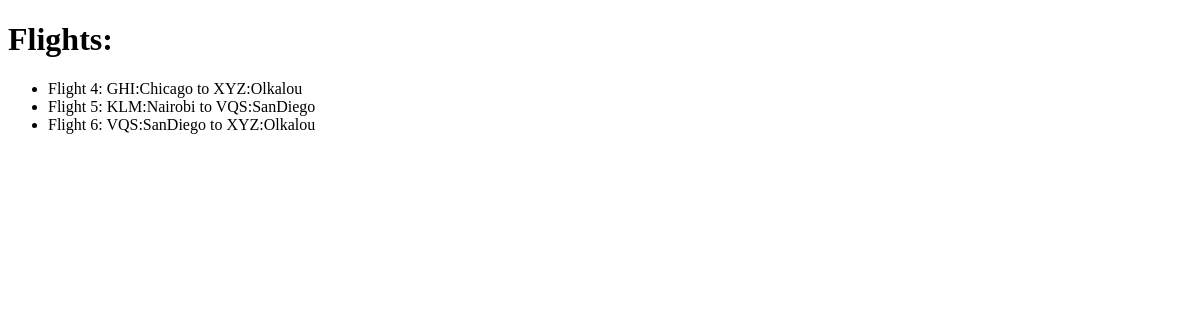
/flights/, run on an earlier commit of the app's database.
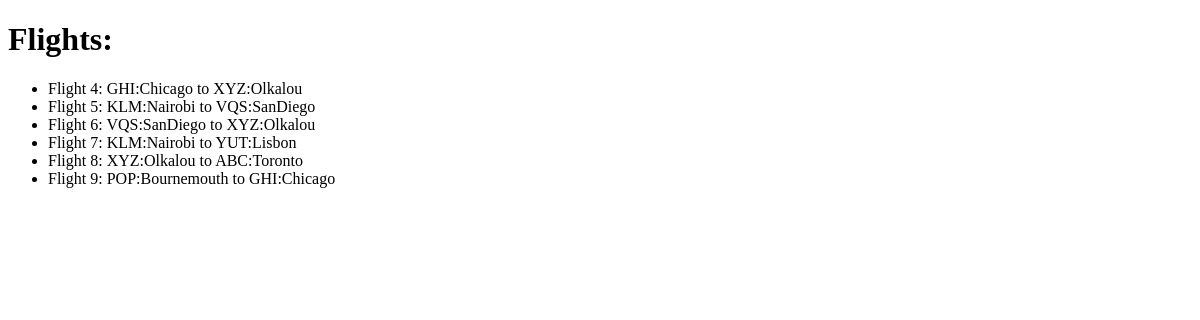
And on a later commit of the database.
### flights/models.py (models this page shows, shortened)
class Flight(models.Model):
    origin = models.ForeignKey(Airport, on_delete=models.CASCADE, related_name="departures" )
    destination = models.ForeignKey(Airport, on_delete=models.CASCADE, related_name="arrivals")
    duration = models.IntegerField()

class Airport(models.Model):
    code = models.CharField(max_length=3)
    city = models.CharField(max_length=64)
    def __str__(self):
        return f"{self.code}:{self.city}"

### flights/views.py (the view)
# urls.py: path("",views.index, name="index"),
def index(request):
    return render(request, "flights/index.html", {
        "flights":Flight.objects.all()
    })

### flights/templates/flights/index.html
{% extends "flights/layout.html" %}
{% block body %}
    <h1>Flights:</h1>
    <ul>
        {% for flight in flights %}
            <li>Flight {{ flight.id }}: {{ flight.origin }} to {{ flight.destination }}</li>
        {% endfor %}
    </ul>
{% endblock %}

What changed in the data, as far as the page shows it:
added Flight: id "7", origin "KLM:Nairobi", destination "YUT:Lisbon"
added Flight: id "8", origin "XYZ:Olkalou", destination "ABC:Toronto"
added Flight: id "9", origin "POP:Bournemouth", destination "GHI:Chicago"
